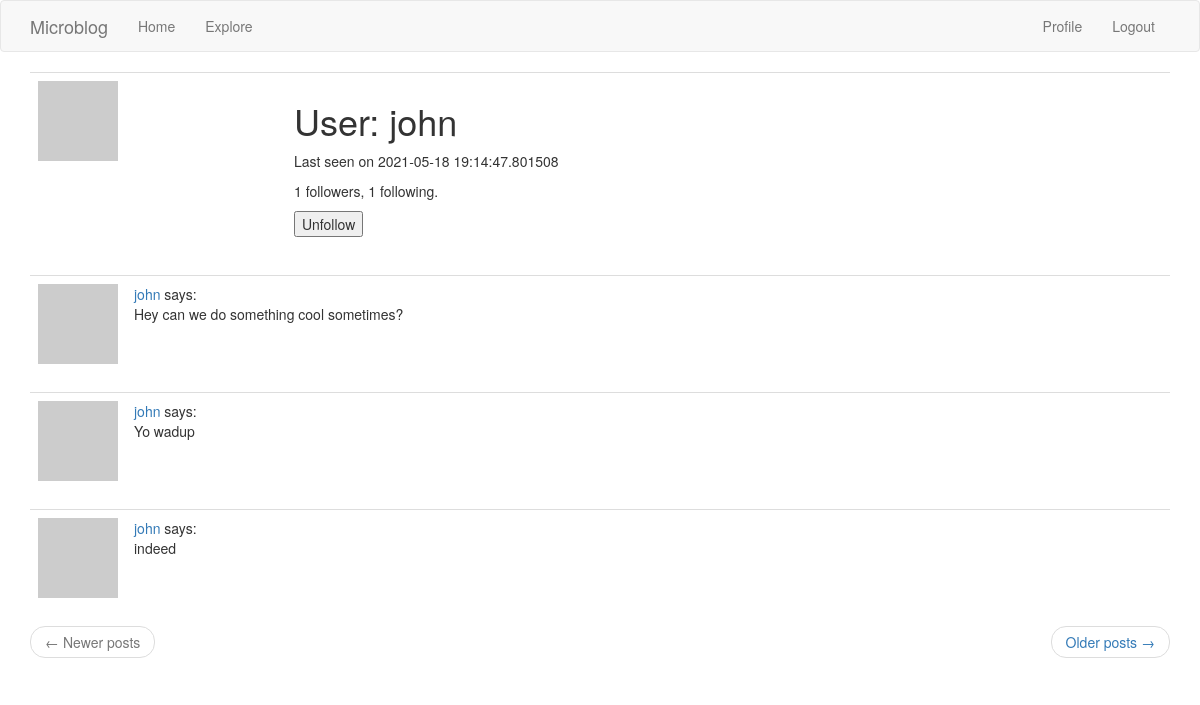
The app's page /user/john (signed in) with its own data.
### app/models.py (models this page shows, shortened)
class User(UserMixin, db.Model):  # inheriting from multiple classes!
    id = db.Column(db.Integer, primary_key=True)
    username = db.Column(db.String(64), index=True, unique=True)
    email = db.Column(db.String(120), index=True, unique=True)
    password_hash = db.Column(db.String(128))
    posts = db.relationship('Post', backref='author', lazy='dynamic')
    about_me = db.Column(db.String(140))
    last_seen = db.Column(db.DateTime, default=datetime.utcnow)
    followed = db.relationship(
        'User', secondary=followers,
        primaryjoin=(followers.c.follower_id == id),
        secondaryjoin=(followers.c.followed_id == id),
        backref=db.backref('followers', lazy='dynamic'), lazy='dynamic')
    def avatar(self, size):
        digest = md5(self.email.lower().encode('utf-8')).hexdigest()
        return f"https://www.gravatar.com/avatar/{digest}?s={size}&r=pg&d=identicon"
    def is_following(self, user):
        return self.followed.filter(
            followers.c.followed_id == user.id).count() > 0

class Post(db.Model):
    id = db.Column(db.Integer, primary_key=True)
    body = db.Column(db.String(140))
    timestamp = db.Column(db.DateTime, index=True, default=datetime.utcnow)
    user_id = db.Column(db.Integer, db.ForeignKey('user.id'))

### app/routes.py (the view)
@app.route('/user/<username>')
@login_required
def user(username):
    user = User.query.filter_by(username=username).first_or_404()
    page = request.args.get('page', 1, type=int)
    posts = user.posts.order_by(Post.timestamp.desc()).paginate(
        page, app.config['POSTS_PER_PAGE'], False)
    next_url = url_for('user', username=user.username, page=posts.next_num) if posts.has_next else None
    prev_url = url_for('user', username=user.username, page=posts.prev_num) if posts.has_prev else None
    form = EmptyForm()
    return render_template('user.html', user=user, posts=posts.items,
                           next_url=next_url, prev_url=prev_url, form=form)

### app/forms.py
class EmptyForm(FlaskForm):
    submit = SubmitField('Submit')

### app/models.py (called while the page is built)
@login.user_loader
def load_user(id):
    return User.query.get(int(id))

### app/routes.py (called while the page is built)
@app.before_request
def before_request():
    if current_user.is_authenticated:
        current_user.last_seen = datetime.utcnow()
        db.session.commit()

### app/templates/user.html (shortened to what this page needs)
{% extends "base.html" %}
{% block app_content %}
    <table class="table table-hover">
        <tr>
            <td width="256px"><img src="{{ user.avatar(256) }}"></td>
            <td>
                <h1>User: {{ user.username }}</h1>
                {% if user.last_seen %}<p>Last seen on {{ user.last_seen }}</p>{% endif %}
                <p>{{ user.followers.count() }} followers, {{ user.followed.count() }} following.</p>
                {% if user == current_user %}
                    <p><a href="{{ url_for('edit_profile') }}">Edit your profile</a></p>
                {% else %}
                    <p>
                    <form action="{{ url_for('unfollow', username=user.username) }}" method="post">
                        {{ form.submit(value='Unfollow') }}
                    </form>
                    </p>
                {% endif %}
            </td>
        </tr>
    </table>
    {% for post in posts %}
        {% include '_post.html' %}
    {% endfor %}
    <nav aria-label="...">
        <ul class="pager">
            <li class="previous{% if not prev_url %} disabled{% endif %}">
                <a href="{{ prev_url or '#' }}">
                    <span aria-hidden="true">&larr;</span> Newer posts
                </a>
            </li>
            <li class="next{% if not next_url %} disabled{% endif %}">
                <a href="{{ next_url or '#' }}">
                    Older posts <span aria-hidden="true">&rarr;</span>
                </a>
            </li>
        </ul>
    </nav>
{% endblock %}

### app/templates/_post.html
<table class="table table-hover">
    <tr>
        <td width="70px">
            <a href="{{ url_for('user', username=post.author.username) }}">
                <img src="{{ post.author.avatar(36) }}">
            </a>
        </td>
        <td>
            <a href="{{ url_for('user', username=post.author.username) }}">
                {{ post.author.username }}
            </a>
            says:
            <br>
            {{ post.body }}
        </td>
    </tr>
</table>

### records on screen
User: username "john", last_seen "2021-05-18 19:14:47.801508"
Post: author.username "john", body "Hey can we do something cool sometimes?"
Post: author.username "john", body "Yo wadup"
Post: author.username "john", body "indeed"

### other values on screen
{{ user.followers.count() }} "1"
{{ user.followed.count() }} "1"
